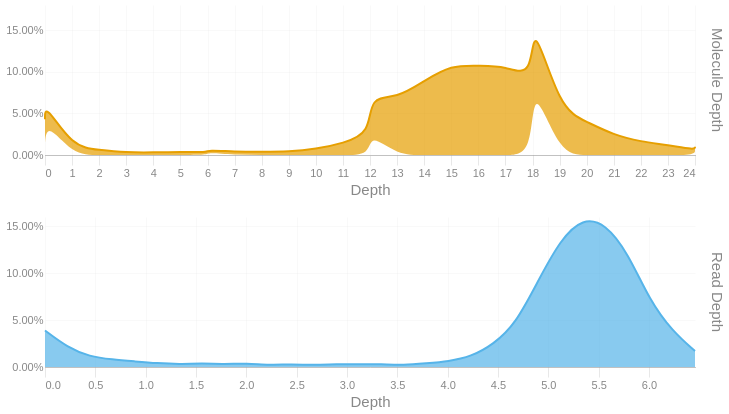

Notebook cell for this chart:
### Code cell
readdep = depth_hist(tb['Read Depth'], q99, 3)
readdep['Metric'] = 'Read Depth'
if not SKIPLR:
    moldep = depth_hist(tb['Molecule Depth'], mol_q99, 0)
    moldep['Metric'] = 'Molecule Depth'
    _hist = pd.concat([readdep, moldep])
    _hist= _hist[_hist['Proportion'] != 0]
    with SafeRender(_hist):
        (
            alt.Chart(_hist)        
            .mark_area(interpolate = "basis")
            .encode(
                x=alt.X('Bin:Q').scale(domainMin=0).axis(alt.Axis(title='Depth')),
                y = alt.Y('Proportion:Q', title = None).axis(format = '.2%'),
                color = alt.Color('Metric:N').legend(None),
                row = alt.Row("Metric:N").header(title = None, labelOrient = 'right'),
                tooltip = [
                    alt.Tooltip("Metric:N", title = "Metric"),
                    alt.Tooltip('Interval:N', title = "Depth Interval"),
                    alt.Tooltip('Proportion:Q', title = "% Alignments").format('.2%')
                ]
            )
            .resolve_scale(x='independent', y='independent')
            .properties(
                height = 150, width = 650,
                usermeta={'embedOptions': {'downloadFileName': f'{samplename}.depth.hist'}}
            )
        ).display()
else:
    readdep= readdep[readdep['Proportion'] != 0]
    with SafeRender(readdep):
        (
            alt.Chart(readdep)        
            .mark_area(interpolate = "basis")
            .encode(
                x=alt.X('Bin:Q').scale(domainMin=0).axis(alt.Axis(title='Depth')),
                y = alt.Y('Proportion:Q', title = None).axis(format = '.2%'),
                tooltip = [
                    alt.Tooltip('Interval:N', title = "Depth Interval"),
                    alt.Tooltip('Proportion:Q', title = "% Alignments").format('.2%')
                ]
            )
            .properties(
                usermeta={'embedOptions': {'downloadFileName': f'{samplename}.depth.hist'}}
            )
        ).display()

### Figure 1 — Vega-Lite specification as saved in the notebook (floating-point values rounded to 4 significant figures)
{"width": 650, "height": 150, "config": {"title": {"anchor": "start", "dy": -15, "fontSize": 18, "color": "#888888", "subtitleColor": "#888888", "subtitleFontSize": 14}, "arc": {"fill": "#0072B2"}, "axis": {"domainColor": "#888888", "domainWidth": 0.5, "gridWidth": 0.2, "grid": false, "titleFontWeight": 400, "titleFontSize": 15, "labelFontSize": 11, "labelColor": "#888888", "tickColor": "#888888", "tickWidth": 0.2, "titleColor": "#888888"}, "axisBand": {"grid": false}, "axisX": {"grid": true, "tickSize": 10, "domainCap": "round"}, "axisY": {"domain": false, "grid": true, "tickSize": 0, "domainCap": "round"}, "background": "transparent", "header": {"labelFontSize": 15, "labelColor": "#888888", "titleFontSize": 15, "titleFontWeight": 600, "titleColor": "#888888"}, "legend": {"labelFont": "sans-serif", "labelFontSize": 12, "labelColor": "#888888", "symbolSize": 100, "symbolType": "circle", "titleFontSize": 12, "titlePadding": 10, "titleColor": "#888888", "title": null}, "range": {"category": ["#E69F00", "#56B4E9", "#009E73", "#F0E442", "#0072B2", "#D55E00", "#CC79A7", "#000000"], "diverging": ["#cfe8f3", "#a2d4ec", "#73bfe2", "#46abdb", "#1696d2", "#12719e"]}, "area": {"fill": "#0072B2", "fillOpacity": 0.7, "line": true, "strokeOpacity": 0.7}, "line": {"color": "#0072B2", "stroke": "#0072B2", "strokeWidth": 2}, "trail": {"color": "#0072B2", "stroke": "#0072B2", "strokeWidth": 0, "size": 1}, "point": {"filled": true}, "text": {"color": "#888888", "fontSize": 11, "align": "right", "fontWeight": 400, "size": 11}, "bar": {"fill": "#0072B2", "stroke": null}, "view": {"stroke": null, "continuousWidth": 660, "continuousHeight": 400}}, "data": {"name": "data-a4562fd47807000ebad9576ba650234e"}, "mark": {"type": "area", "interpolate": "basis"}, "encoding": {"color": {"field": "Metric", "legend": null, "type": "nominal"}, "row": {"field": "Metric", "header": {"title": null, "labelOrient": "right"}, "type": "nominal"}, "tooltip": [{"field": "Metric", "title": "Metric", "type": "nominal"}, {"field": "Interval", "title": "Depth Interval", "type": "nominal"}, {"field": "Proportion", "format": ".2%", "title": "% Alignments", "type": "quantitative"}], "x": {"axis": {"title": "Depth"}, "field": "Bin", "scale": {"domainMin": 0}, "type": "quantitative"}, "y": {"axis": {"format": ".2%"}, "field": "Proportion", "title": null, "type": "quantitative"}}, "resolve": {"scale": {"x": "independent", "y": "independent"}}, "usermeta": {"embedOptions": {"downloadFileName": "10-24-VD-bead10-DNA1p5-MEB5-10486428-23H72MLT3-L3_trimmed.depth.hist"}}, "$schema": "https://vega.github.io/schema/vega-lite/v6.4.1.json", "datasets": {"data-a4562fd47807000ebad9576ba650234e": [{"Bin": 0.0, "Interval": "0.0-0.223", "Proportion": 0.039, "Metric": "Read Depth"}, {"Bin": 0.223, "Interval": "0.223-0.445", "Proportion": 0.021, "Metric": "Read Depth"}, {"Bin": 0.445, "Interval": "0.445-0.668", "Proportion": 0.011, "Metric": "Read Depth"}, {"Bin": 0.668, "Interval": "0.668-0.891", "Proportion": 0.008, "Metric": "Read Depth"}, {"Bin": 0.891, "Interval": "0.891-1.113", "Proportion": 0.006, "Metric": "Read Depth"}, {"Bin": 1.113, "Interval": "1.113-1.336", "Proportion": 0.004, "Metric": "Read Depth"}, {"Bin": 1.336, "Interval": "1.336-1.559", "Proportion": 0.003, "Metric": "Read Depth"}, {"Bin": 1.559, "Interval": "1.559-1.781", "Proportion": 0.004, "Metric": "Read Depth"}, {"Bin": 1.781, "Interval": "1.781-2.004", "Proportion": 0.003, "Metric": "Read Depth"}, {"Bin": 2.004, "Interval": "2.004-2.227", "Proportion": 0.004, "Metric": "Read Depth"}, {"Bin": 2.227, "Interval": "2.227-2.449", "Proportion": 0.002, "Metric": "Read Depth"}, {"Bin": 2.449, "Interval": "2.449-2.672", "Proportion": 0.003, "Metric": "Read Depth"}, {"Bin": 2.672, "Interval": "2.672-2.895", "Proportion": 0.002, "Metric": "Read Depth"}, {"Bin": 2.895, "Interval": "2.895-3.117", "Proportion": 0.003, "Metric": "Read Depth"}, {"Bin": 3.117, "Interval": "3.117-3.34", "Proportion": 0.003, "Metric": "Read Depth"}, {"Bin": 3.34, "Interval": "3.34-3.563", "Proportion": 0.003, "Metric": "Read Depth"}, {"Bin": 3.563, "Interval": "3.563-3.785", "Proportion": 0.002, "Metric": "Read Depth"}, {"Bin": 3.785, "Interval": "3.785-4.008", "Proportion": 0.004, "Metric": "Read Depth"}, {"Bin": 4.008, "Interval": "4.008-4.231", "Proportion": 0.006, "Metric": "Read Depth"}, {"Bin": 4.231, "Interval": "4.231-4.453", "Proportion": 0.011, "Metric": "Read Depth"}, {"Bin": 4.453, "Interval": "4.453-4.676", "Proportion": 0.024, "Metric": "Read Depth"}, {"Bin": 4.676, "Interval": "4.676-4.899", "Proportion": 0.046, "Metric": "Read Depth"}, {"Bin": 4.899, "Interval": "4.899-5.121", "Proportion": 0.092, "Metric": "Read Depth"}, {"Bin": 5.121, "Interval": "5.121-5.344", "Proportion": 0.136, "Metric": "Read Depth"}, {"Bin": 5.344, "Interval": "5.344-5.567", "Proportion": 0.159, "Metric": "Read Depth"}, {"Bin": 5.567, "Interval": "5.567-5.789", "Proportion": 0.153, "Metric": "Read Depth"}, {"Bin": 5.789, "Interval": "5.789-6.012", "Proportion": 0.122, "Metric": "Read Depth"}, {"Bin": 6.012, "Interval": "6.012-6.235", "Proportion": 0.07, "Metric": "Read Depth"}, {"Bin": 6.235, "Interval": "6.235-6.457", "Proportion": 0.038, "Metric": "Read Depth"}, {"Bin": 6.457, "Interval": "6.457-6.68", "Proportion": 0.017, "Metric": "Read Depth"}, {"Bin": 0.0, "Interval": "0-0", "Proportion": 0.043, "Metric": "Molecule Depth"}, {"Bin": 0.0, "Interval": "0-1", "Proportion": 0.019, "Metric": "Molecule Depth"}, {"Bin": 1.0, "Interval": "1-2", "Proportion": 0.01, "Metric": "Molecule Depth"}, {"Bin": 2.0, "Interval": "2-3", "Proportion": 0.006, "Metric": "Molecule Depth"}, {"Bin": 3.0, "Interval": "3-4", "Proportion": 0.003, "Metric": "Molecule Depth"}, {"Bin": 4.0, "Interval": "4-5", "Proportion": 0.003, "Metric": "Molecule Depth"}, {"Bin": 5.0, "Interval": "5-6", "Proportion": 0.004, "Metric": "Molecule Depth"}, {"Bin": 6.0, "Interval": "6-6", "Proportion": 0.003, "Metric": "Molecule Depth"}, {"Bin": 6.0, "Interval": "6-7", "Proportion": 0.003, "Metric": "Molecule Depth"}, {"Bin": 7.0, "Interval": "7-8", "Proportion": 0.004, "Metric": "Molecule Depth"}, {"Bin": 8.0, "Interval": "8-9", "Proportion": 0.004, "Metric": "Molecule Depth"}, {"Bin": 9.0, "Interval": "9-10", "Proportion": 0.004, "Metric": "Molecule Depth"}, {"Bin": 10.0, "Interval": "10-11", "Proportion": 0.007, "Metric": "Molecule Depth"}, {"Bin": 11.0, "Interval": "11-12", "Proportion": 0.014, "Metric": "Molecule Depth"}, {"Bin": 12.0, "Interval": "12-12", "Proportion": 0.026, "Metric": "Molecule Depth"}, {"Bin": 12.0, "Interval": "12-13", "Proportion": 0.045, "Metric": "Molecule Depth"}, {"Bin": 13.0, "Interval": "13-14", "Proportion": 0.068, "Metric": "Molecule Depth"}, {"Bin": 14.0, "Interval": "14-15", "Proportion": 0.089, "Metric": "Molecule Depth"}, {"Bin": 15.0, "Interval": "15-16", "Proportion": 0.108, "Metric": "Molecule Depth"}, {"Bin": 16.0, "Interval": "16-17", "Proportion": 0.107, "Metric": "Molecule Depth"}, {"Bin": 17.0, "Interval": "17-18", "Proportion": 0.107, "Metric": "Molecule Depth"}, {"Bin": 18.0, "Interval": "18-18", "Proportion": 0.092, "Metric": "Molecule Depth"}, {"Bin": 18.0, "Interval": "18-19", "Proportion": 0.075, "Metric": "Molecule Depth"}, {"Bin": 19.0, "Interval": "19-20", "Proportion": 0.055, "Metric": "Molecule Depth"}, {"Bin": 20.0, "Interval": "20-21", "Proportion": 0.04, "Metric": "Molecule Depth"}, {"Bin": 21.0, "Interval": "21-22", "Proportion": 0.024, "Metric": "Molecule Depth"}, {"Bin": 22.0, "Interval": "22-23", "Proportion": 0.016, "Metric": "Molecule Depth"}, {"Bin": 23.0, "Interval": "23-24", "Proportion": 0.012, "Metric": "Molecule Depth"}, {"Bin": 24.0, "Interval": "24-24", "Proportion": 0.006, "Metric": "Molecule Depth"}, {"Bin": 24.0, "Interval": "24-25.735699999999998", "Proportion": 0.004, "Metric": "Molecule Depth"}]}}
